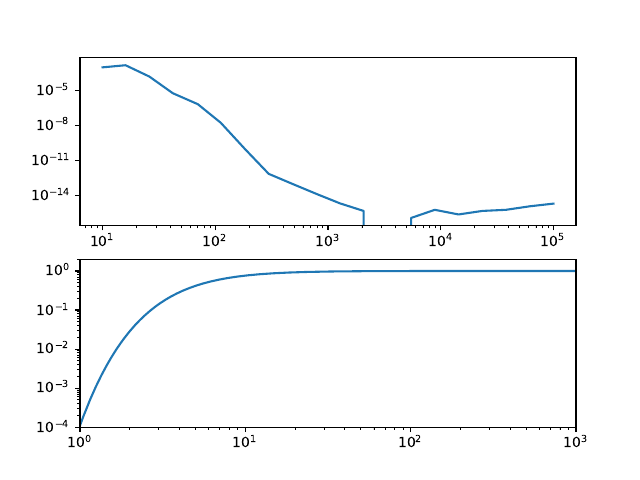

The script that saved this image:
#from __future__ import print_function,division
import numpy as np



#Trapezoidal rule , defined as a sum, note that the function 
#f can be passed, making this a versatile routine that can be used with any function
def trape(a,b,f,N): #python lets you pass whole functions!!!!!
	h=(b-a)/N
	s=(f(a)+f(b))*h
	for i in range(1,N):
		s+=2.*f(a+i*h)*h
	s/=2.0
	return s

#Simpson's rule	
def simp(f,a,b,n): #python lets you pass whole functions
#initialize integral as zero
	int=0
#check that number of points is even
	if n%2 != 0:	
		print('Uneven number of points')
		h=0
		int=0
	else:
		h=(b-a)/float(n) # set step size
		int=(f(a)+f(b))*h/3.0e0 #outer and inner boundaries
		for i in range(1,n+1,2):
			int+=f(a+float(i)*h)*4.e0*h/3.e0 #add odd points
		for i in range(2,n,2):
			int+=f(a+float(i)*h)*2.e0*h/3.e0 #add even points
	return int,h

#Simpsons rule with an error estimate
def simpreal(f,a,b,n): #python lets you pass whole functions
	i1,h1=simp(f,a,b,n) # estimate integral with simpson's rule
	i2,h2=simp(f,a,b,2*n) #estimate again with half the step size
	err=(i2-i1)/15.e0 #use this to estimate the error
	i=i2
#	print(i1,i2)
	return i2,err,h1,h2	 #output integral better version, error, and two stepsizes
#t,err,stepa,stepb=simpreal(f,a,b,N)
	


#Compute integrand using trigonometric transform
def arg(kappa,theta):
	out=(kappa+np.tan(theta))**2.
	out*=np.exp(-np.tan(theta))
	out/=np.exp(kappa)-np.exp(-np.tan(theta))
	out*=np.power(np.cos(theta),-2.e0)
	return out

def frac_simpreal(kappa,N):
#define integrand for integral with binding energy
	def integrand(theta):
		return arg(kappa,theta)
#define integral for probability normalization		
	def integrand_botto(theta):
		return arg(0.,theta)
#use simpsons rule
	u,eu,a,b=simpreal(integrand,1.e-8,np.pi/2,N)
#Halve stepsize to get an error estimate
	v,ev,a,b=simpreal(integrand_botto,1.e-8,np.pi/2,N)

	return u/v, np.abs(u/v-(u+eu)/(v-ev))



#Make plot off error as a function of N
#Generate arrays
errarr=[]
errarr_g=[]
kappa=13.6/10.
nr=np.logspace(1,5,20)
nr=nr.astype(int)

for i in range(nr.size):
	if nr[i]%2==1:	
		nr[i]+=1
		
for i in nr:
	s,t=frac_simpreal(13.6/8.,i)
	errarr.append(t)


 #Make plot
import matplotlib.pyplot as plt
plt.ion()
plt.subplot(211)
# PLot1 
plt.plot(nr,errarr)
plt.xscale('log')
plt.yscale('log')

#Arrays and graphics for second plot plots ionization fraction as a function of temperature
karr=np.arange(1,1000.6,0.05)
s,e=frac_simpreal(13.6/karr,70)
plt.subplot(212)
plt.ylim([1.e-4,2])
plt.xlim([1.e-0,1.e3])
# Plot2
plt.plot(karr,s)
plt.xscale('log')
plt.yscale('log')
plt.show()
plt.savefig('thermal.pdf',format='pdf')


















